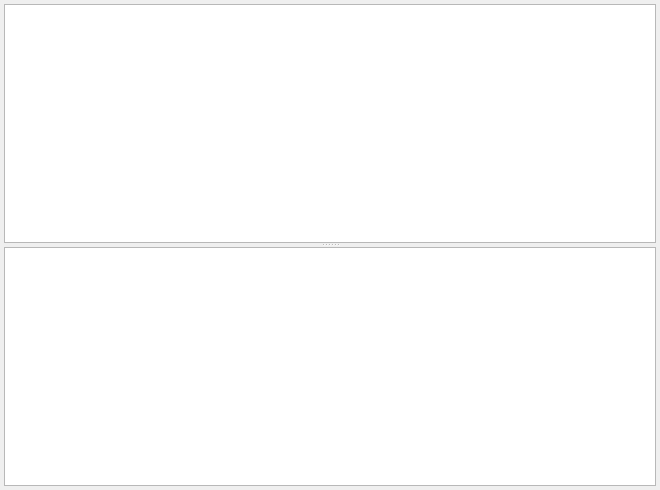
<?xml version="1.0" encoding="UTF-8"?>
<ui version="4.0">
 <class>ExplorerSitemapView</class>
 <widget class="QWidget" name="ExplorerSitemapView">
  <property name="geometry">
   <rect>
    <x>0</x>
    <y>0</y>
    <width>660</width>
    <height>490</height>
   </rect>
  </property>
  <property name="windowTitle">
   <string>Form</string>
  </property>
  <layout class="QVBoxLayout" name="verticalLayout">
   <property name="leftMargin">
    <number>4</number>
   </property>
   <property name="topMargin">
    <number>4</number>
   </property>
   <property name="rightMargin">
    <number>4</number>
   </property>
   <property name="bottomMargin">
    <number>4</number>
   </property>
   <item>
    <widget class="QSplitter" name="splitter">
     <property name="orientation">
      <enum>Qt::Vertical</enum>
     </property>
     <widget class="QTableView" name="tableViewSitemap">
      <property name="sizePolicy">
       <sizepolicy hsizetype="Preferred" vsizetype="Expanding">
        <horstretch>0</horstretch>
        <verstretch>0</verstretch>
       </sizepolicy>
      </property>
      <property name="contextMenuPolicy">
       <enum>Qt::CustomContextMenu</enum>
      </property>
      <property name="editTriggers">
       <set>QAbstractItemView::NoEditTriggers</set>
      </property>
      <property name="selectionMode">
       <enum>QAbstractItemView::SingleSelection</enum>
      </property>
      <property name="selectionBehavior">
       <enum>QAbstractItemView::SelectRows</enum>
      </property>
      <property name="verticalScrollMode">
       <enum>QAbstractItemView::ScrollPerPixel</enum>
      </property>
      <property name="horizontalScrollMode">
       <enum>QAbstractItemView::ScrollPerPixel</enum>
      </property>
      <property name="showGrid">
       <bool>false</bool>
      </property>
      <attribute name="horizontalHeaderDefaultSectionSize">
       <number>200</number>
      </attribute>
      <attribute name="horizontalHeaderStretchLastSection">
       <bool>true</bool>
      </attribute>
      <attribute name="verticalHeaderVisible">
       <bool>false</bool>
      </attribute>
      <attribute name="verticalHeaderMinimumSectionSize">
       <number>18</number>
      </attribute>
      <attribute name="verticalHeaderDefaultSectionSize">
       <number>18</number>
      </attribute>
     </widget>
     <widget class="QPlainTextEdit" name="plainTextEditResult"/>
    </widget>
   </item>
  </layout>
 </widget>
 <resources/>
 <connections/>
</ui>
